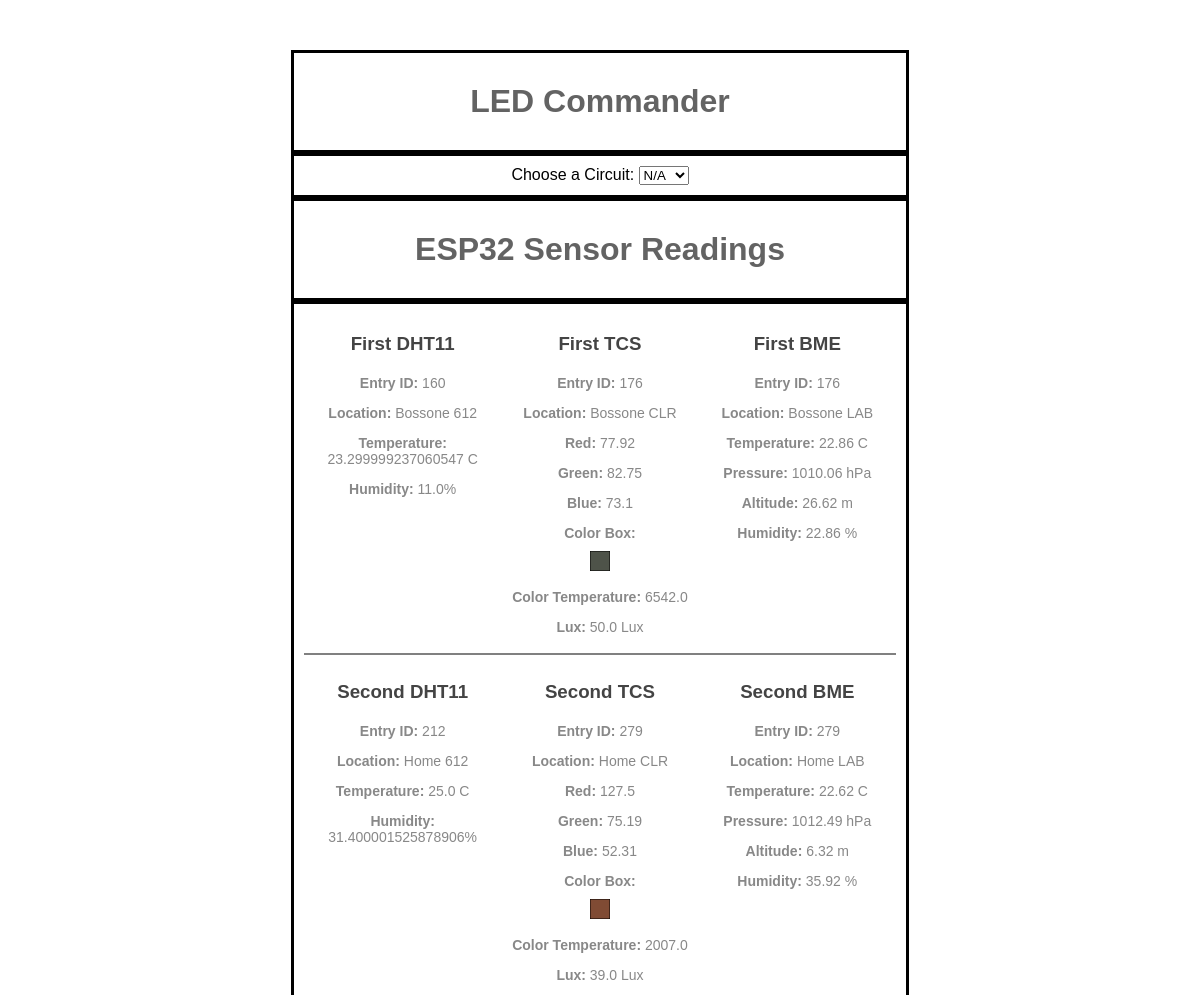
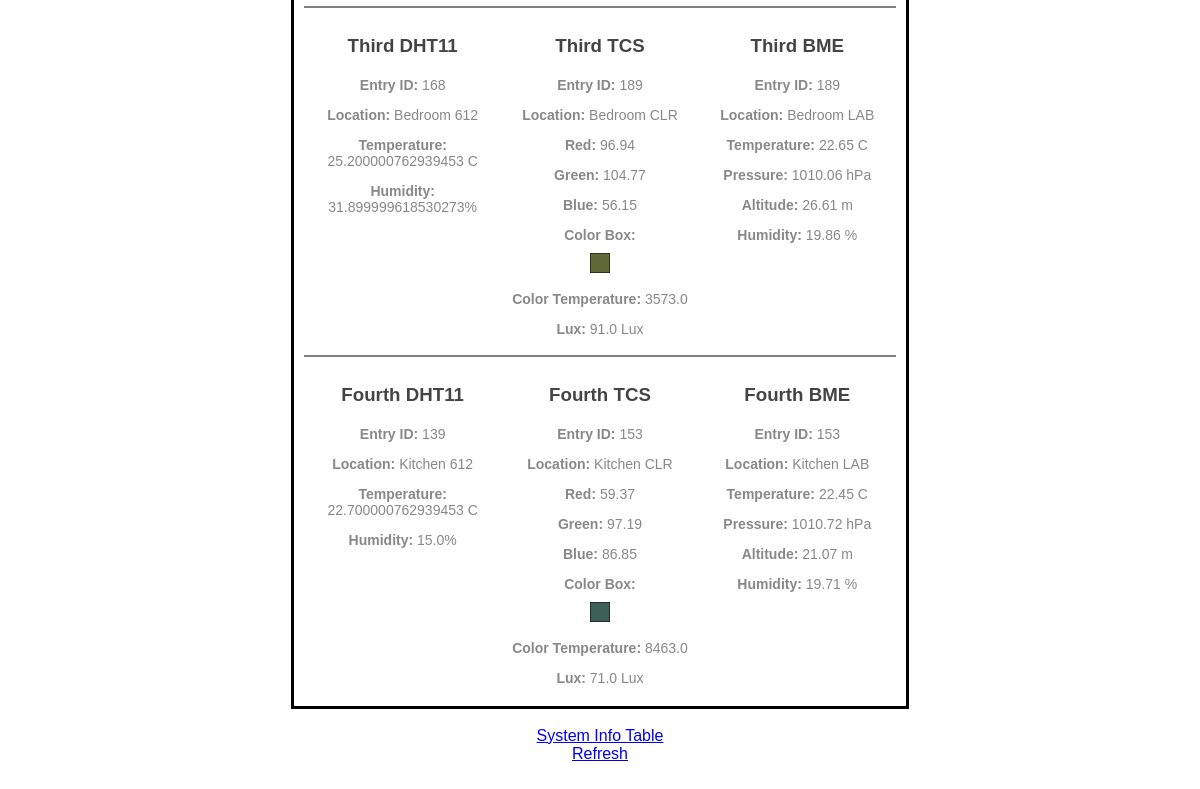
Before: / with the older database file (2 pictures, top to bottom).
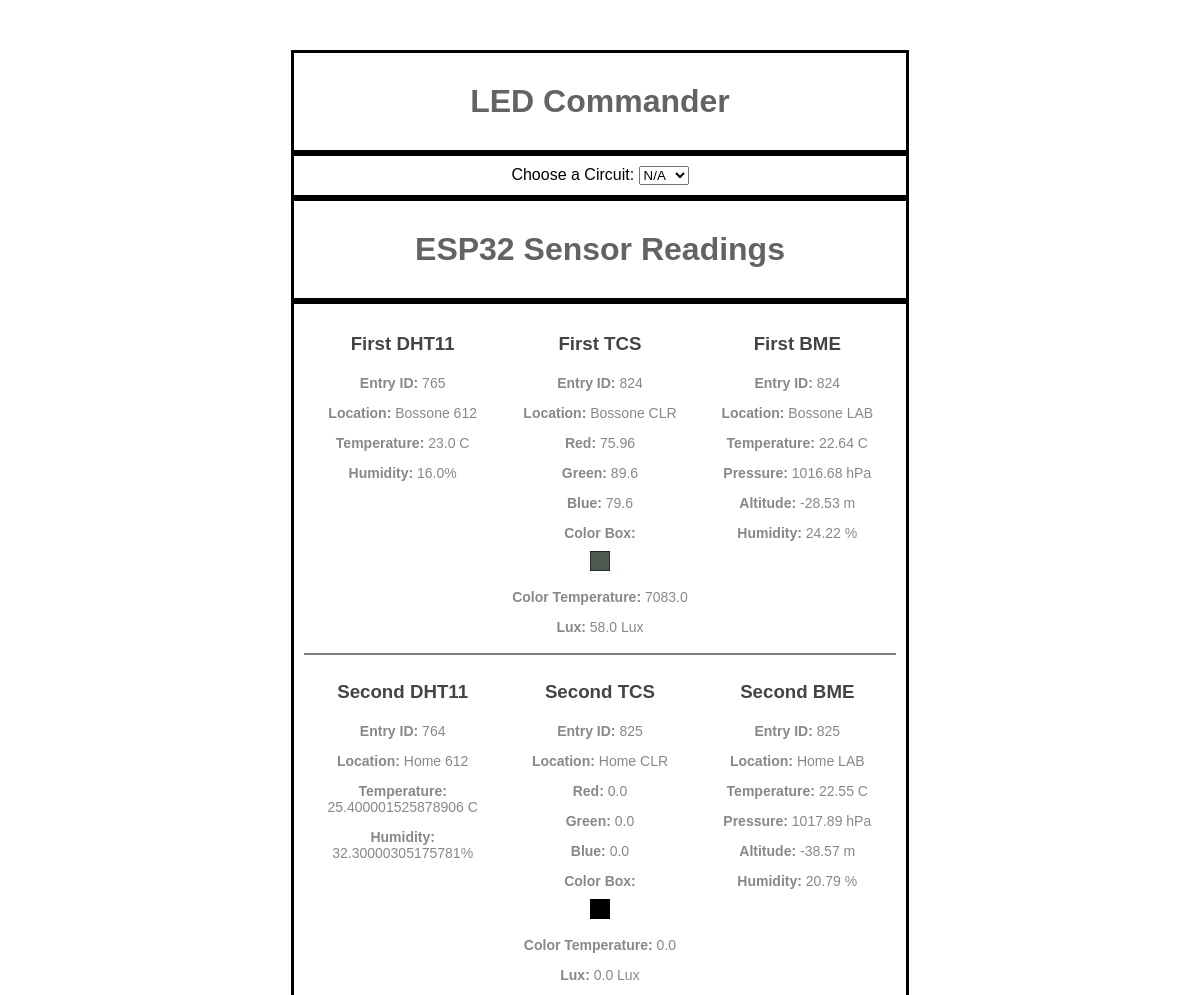
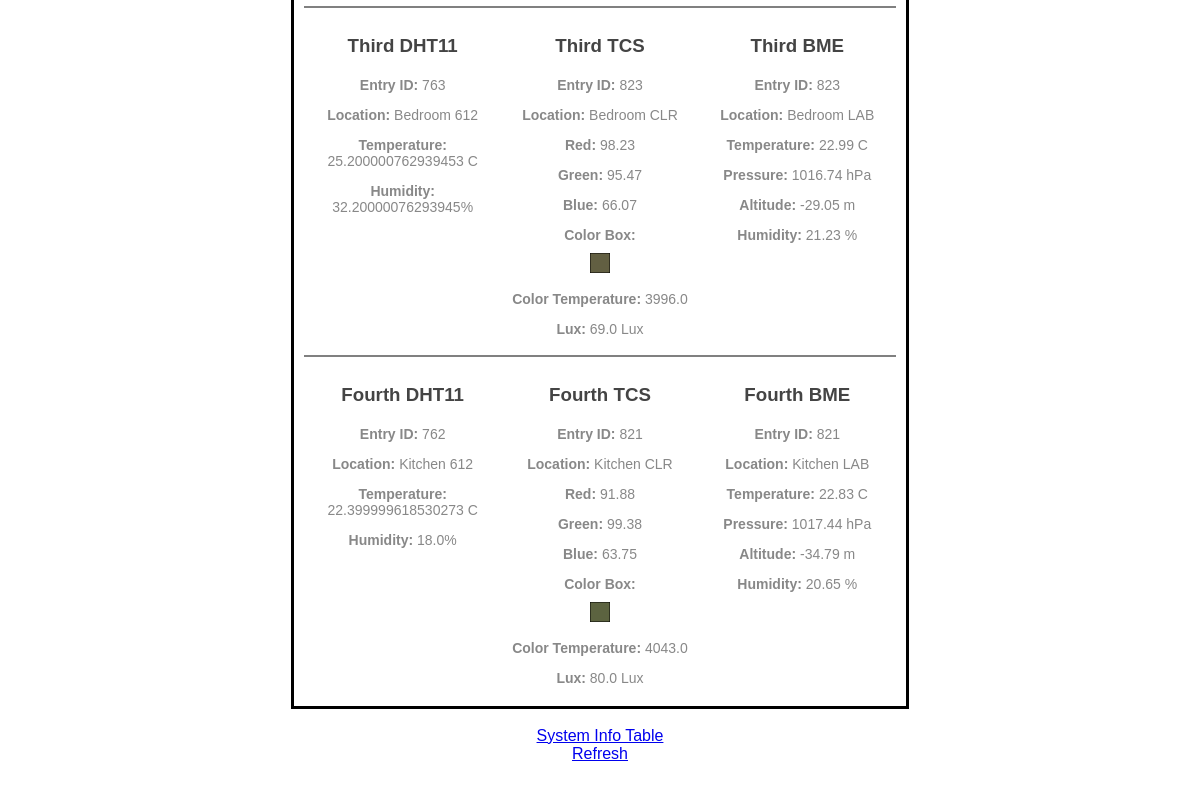
After: the same page with the newer database file (2 pictures, top to bottom).
### database.py (models this page shows, shortened)
class Post_DHT(db.Model):
    __tablename__ = 'post_DHT'
    id = db.Column(db.Integer, primary_key=True)
    date_posted = db.Column(db.DateTime, nullable=False, default=datetime.now())
    temperature = db.Column(db.Float, nullable=False)
    humidity = db.Column(db.Float, nullable=False)
    sensor_id = db.Column(db.Integer, db.ForeignKey('sensor.id'), nullable=False)

class Post_TCS(db.Model):
    __tablename__ = 'post_TCS'
    id = db.Column(db.Integer, primary_key=True)
    date_posted = db.Column(db.DateTime, nullable=False, default=datetime.now())
    red = db.Column(db.Float, nullable=False)
    green = db.Column(db.Float, nullable=False)
    blue = db.Column(db.Float, nullable=False)
    clr_temp = db.Column(db.Float, nullable=False)
    lux = db.Column(db.Float, nullable=False)
    sensor_id = db.Column(db.Integer, db.ForeignKey('sensor.id'), nullable=False)

class Post_BME(db.Model):
    __tablename__ = 'post_BME'
    id = db.Column(db.Integer, primary_key=True)
    date_posted = db.Column(db.DateTime, nullable=False, default=datetime.now())
    temperature = db.Column(db.Float, nullable=False)
    pressure = db.Column(db.Float, nullable=False)
    altitude = db.Column(db.Float, nullable=False)
    humidity = db.Column(db.Float, nullable=False)
    sensor_id = db.Column(db.Integer, db.ForeignKey('sensor.id'), nullable=False)

### database.py (the view)
@app.route('/', methods=["POST", "GET"])
def setLED():
    if request.method == "POST":
        circuit_id = None
        if (request.form.get("circuits") is None):
            return
        else:
            circuit_id = request.form.get("circuits")
        if (circuit_id[2] == "1"):
            if request.form.get("c1_redled"):
                c1_red_led_val = 1
            else:
                c1_red_led_val = 0
            if not (request.form["c1_blueled"]):
                c1_blue_led_val = 0
            else:
                c1_blue_led_val = int(request.form["c1_blueled"])
            data1 = json.dumps({
                    'redled': c1_red_led_val,
                    'blueled': c1_blue_led_val
            })
            try:
                r1 = requests.post("http://" + dic_cid_to_ip[circuit_id] + '/led_set_post', data=data1)
            except KeyError:
                print("Key:",circuit_id,"does not exist.")
        elif (circuit_id[2] == "2"):
            if not (request.form["c2_redled"]):
                c2_red_led_val = 0
            else:
                c2_red_led_val = int(request.form["c2_redled"])
            if not (request.form["c2_greenled"]):
                c2_green_led_val = 0
            else:
                c2_green_led_val = int(request.form["c2_greenled"])
            if not (request.form["c2_blueled"]):
                c2_blue_led_val = 0
            else:
                c2_blue_led_val = int(request.form["c2_blueled"])
            data2 = json.dumps({
                    'redled': c2_red_led_val,
                    'greenled': c2_green_led_val,
                    'blueled': c2_blue_led_val
                })
            try:
                r2 = requests.post("http://" + dic_cid_to_ip[circuit_id] + '/led_set_post', data=data2)
            except KeyError:
                print("Key:",circuit_id,"cid does not exist.")
        data_list = []
        for sensor_idd in range(1,13):
            iv,sv = retrieve_latest_record(sensor_idd)
            if ((sensor_idd % 3) == 0):
                data_list.append(sv)
            elif ((sensor_idd % 3) == 1):
                data_list.append(iv)
            elif ((sensor_idd % 3) == 2):
                data_list.append(sv)
        return render_template('Latest_Info_LED_Commander.html', data_list=data_list)
    else:
        data_list = []
        for sensor_idd in range(1,13):
            iv,sv = retrieve_latest_record(sensor_idd)
            if ((sensor_idd % 3) == 0):
                data_list.append(sv)
            elif ((sensor_idd % 3) == 1):
                data_list.append(iv)
            elif ((sensor_idd % 3) == 2):
                data_list.append(sv)
        return render_template('Latest_Info_LED_Commander.html', data_list=data_list)

### templates/Latest_Info_LED_Commander.html (shortened to what the changed rows need)
<!DOCTYPE html>
<html>
<head>
</head>
<body onload="onlodfunction()">
<div class="teetle">
	<h1>LED Commander</h1>
</div>
<div class="teetle">
    <h1> ESP32 Sensor Readings</h1>
</div>
<div class="teetle">
    <div class="row">
        <div class="column">
            <h3> First DHT11 </h3>
            <p> <b>Entry ID:</b> {{data_list[0].id}} </p>
            <p> <b>Location:</b> {{data_list[0].location_dht}} </p>
            <p> <b>Temperature:</b> {{data_list[0].temperature}} C</p>
            <p> <b>Humidity:</b> {{data_list[0].humidity}}%</p>
        </div>
        <div class="column">
            <h3> First TCS </h3>
            <p> <b>Entry ID:</b> {{data_list[1].id_tcs}} </p>
            <p> <b>Location:</b> {{data_list[1].location_tcs}} </p>
            <p> <b>Red:</b> {{data_list[1].red}} </p>
            <p> <b>Green:</b> {{data_list[1].green}} </p>
            <p> <b>Blue:</b> {{data_list[1].blue}} </p>
            <p> <b>Color Box:</b></p>
            <svg width="20" height="20" xmlns="http://www.w3.org/2000/svg">
                <title>box</title>
                <g id="Color_Box">
                    <title>Color_Box</title>
                    <rect id="svg_1" height="20" width="20" y="0" x="0" stroke="#000" fill="rgb({{data_list[1].red}},{{data_list[1].green}},{{data_list[1].blue}})"/>
                </g>
            </svg>
            <p> <b>Color Temperature:</b> {{data_list[1].clr_temp}} </p>
            <p> <b>Lux:</b> {{data_list[1].lux}} Lux</p>
        </div>
        <div class="column">
            <h3> First BME </h3>
            <p> <b>Entry ID:</b> {{data_list[2].id_bme}} </p>
            <p> <b>Location:</b> {{data_list[2].location_bme}} </p>
            <p> <b>Temperature:</b> {{data_list[2].temperature}} C</p>
            <p> <b>Pressure:</b> {{data_list[2].pressure}} hPa</p>
            <p> <b>Altitude:</b> {{data_list[2].altitude}} m</p>
            <p> <b>Humidity:</b> {{data_list[2].humidity}} %</p>
        </div>
    </div>
    <div class="row">
        <div class="column">
            <h3> Second DHT11 </h3>
            <p> <b>Entry ID:</b> {{data_list[3].id}} </p>
            <p> <b>Location:</b> {{data_list[3].location_dht}} </p>
            <p> <b>Temperature:</b> {{data_list[3].temperature}} C</p>
            <p> <b>Humidity:</b> {{data_list[3].humidity}}%</p>
        </div>
        <div class="column">
            <h3> Second TCS </h3>
            <p> <b>Entry ID:</b> {{data_list[4].id_tcs}} </p>
            <p> <b>Location:</b> {{data_list[4].location_tcs}} </p>
            <p> <b>Red:</b> {{data_list[4].red}} </p>
            <p> <b>Green:</b> {{data_list[4].green}} </p>
            <p> <b>Blue:</b> {{data_list[4].blue}} </p>
            <p> <b>Color Box:</b></p>
            <svg width="20" height="20" xmlns="http://www.w3.org/2000/svg">
                <title>box</title>
                <g id="Color_Box">
                    <title>Color_Box</title>
                    <rect id="svg_1" height="20" width="20" y="0" x="0" stroke="#000" fill="rgb({{data_list[4].red}},{{data_list[4].green}},{{data_list[4].blue}})"/>
                </g>
            </svg>
            <p> <b>Color Temperature:</b> {{data_list[4].clr_temp}} </p>
            <p> <b>Lux:</b> {{data_list[4].lux}} Lux</p>
        </div>
        <div class="column">
            <h3> Second BME </h3>
            <p> <b>Entry ID:</b> {{data_list[5].id_bme}} </p>
            <p> <b>Location:</b> {{data_list[5].location_bme}} </p>
            <p> <b>Temperature:</b> {{data_list[5].temperature}} C</p>
            <p> <b>Pressure:</b> {{data_list[5].pressure}} hPa</p>
            <p> <b>Altitude:</b> {{data_list[5].altitude}} m</p>
            <p> <b>Humidity:</b> {{data_list[5].humidity}} %</p>
        </div>
    </div>
    <div class="row">
        <div class="column">
            <h3> Third DHT11 </h3>
            <p> <b>Entry ID:</b> {{data_list[6].id}} </p>
            <p> <b>Location:</b> {{data_list[6].location_dht}} </p>
            <p> <b>Temperature:</b> {{data_list[6].temperature}} C</p>
            <p> <b>Humidity:</b> {{data_list[6].humidity}}%</p>
        </div>
        <div class="column">
            <h3> Third TCS </h3>
            <p> <b>Entry ID:</b> {{data_list[7].id_tcs}} </p>
            <p> <b>Location:</b> {{data_list[7].location_tcs}} </p>
            <p> <b>Red:</b> {{data_list[7].red}} </p>
            <p> <b>Green:</b> {{data_list[7].green}} </p>
            <p> <b>Blue:</b> {{data_list[7].blue}} </p>
            <p> <b>Color Box:</b></p>
            <svg width="20" height="20" xmlns="http://www.w3.org/2000/svg">
                <title>box</title>
                <g id="Color_Box">
                    <title>Color_Box</title>
                    <rect id="svg_1" height="20" width="20" y="0" x="0" stroke="#000" fill="rgb({{data_list[7].red}},{{data_list[7].green}},{{data_list[7].blue}})"/>
                </g>
            </svg>
            <p> <b>Color Temperature:</b> {{data_list[7].clr_temp}} </p>
            <p> <b>Lux:</b> {{data_list[7].lux}} Lux</p>
        </div>
        <div class="column">
            <h3> Third BME </h3>
            <p> <b>Entry ID:</b> {{data_list[8].id_bme}} </p>
            <p> <b>Location:</b> {{data_list[8].location_bme}} </p>
            <p> <b>Temperature:</b> {{data_list[8].temperature}} C</p>
            <p> <b>Pressure:</b> {{data_list[8].pressure}} hPa</p>
            <p> <b>Altitude:</b> {{data_list[8].altitude}} m</p>
            <p> <b>Humidity:</b> {{data_list[8].humidity}} %</p>
        </div>
    </div>
    <div class="row">
        <div class="column">
            <h3> Fourth DHT11 </h3>
            <p> <b>Entry ID:</b> {{data_list[9].id}} </p>
            <p> <b>Location:</b> {{data_list[9].location_dht}} </p>
            <p> <b>Temperature:</b> {{data_list[9].temperature}} C</p>
            <p> <b>Humidity:</b> {{data_list[9].humidity}}%</p>
        </div>
        <div class="column">
            <h3> Fourth TCS </h3>
            <p> <b>Entry ID:</b> {{data_list[10].id_tcs}} </p>
            <p> <b>Location:</b> {{data_list[10].location_tcs}} </p>
            <p> <b>Red:</b> {{data_list[10].red}} </p>
            <p> <b>Green:</b> {{data_list[10].green}} </p>
            <p> <b>Blue:</b> {{data_list[10].blue}} </p>
            <p> <b>Color Box:</b></p>
            <svg width="20" height="20" xmlns="http://www.w3.org/2000/svg">
                <title>box</title>
                <g id="Color_Box">
                    <title>Color_Box</title>
                    <rect id="svg_1" height="20" width="20" y="0" x="0" stroke="#000" fill="rgb({{data_list[10].red}},{{data_list[10].green}},{{data_list[10].blue}})"/>
                </g>
            </svg>
            <p> <b>Color Temperature:</b> {{data_list[10].clr_temp}} </p>
            <p> <b>Lux:</b> {{data_list[10].lux}} Lux</p>
        </div>
        <div class="column">
            <h3> Fourth BME </h3>
            <p> <b>Entry ID:</b> {{data_list[11].id_bme}} </p>
            <p> <b>Location:</b> {{data_list[11].location_bme}} </p>
            <p> <b>Temperature:</b> {{data_list[11].temperature}} C</p>
            <p> <b>Pressure:</b> {{data_list[11].pressure}} hPa</p>
            <p> <b>Altitude:</b> {{data_list[11].altitude}} m</p>
            <p> <b>Humidity:</b> {{data_list[11].humidity}} %</p>
        </div>
    </div>
</div>
<br>
<br>
<br>
<br>
</body>
</html>

Changed rows visible on the page:
no longer on this page (row unchanged): Post_DHT: temperature "23.299999237060547", humidity "11.0"
no longer on this page (row unchanged): Post_TCS: red "77.92", green "82.75", blue "73.1", clr_temp "6542.0", lux "50.0"
no longer on this page (row unchanged): Post_BME: temperature "22.86", pressure "1010.06", altitude "26.62", humidity "22.86"
no longer on this page (row unchanged): Post_DHT: temperature "25.0", humidity "31.400001525878906"
no longer on this page (row unchanged): Post_TCS: id "279", red "127.5", green "75.19", blue "52.31", clr_temp "2007.0", lux "39.0"
no longer on this page (row unchanged): Post_BME: id "279", temperature "22.62", pressure "1012.49", altitude "6.32", humidity "35.92"
no longer on this page (row unchanged): Post_DHT: temperature "25.200000762939453", humidity "31.899999618530273"
no longer on this page (row unchanged): Post_TCS: red "96.94", green "104.77", blue "56.15", clr_temp "3573.0", lux "91.0"
no longer on this page (row unchanged): Post_BME: temperature "22.65", pressure "1010.06", altitude "26.61", humidity "19.86"
no longer on this page (row unchanged): Post_DHT: temperature "22.700000762939453", humidity "15.0"
no longer on this page (row unchanged): Post_TCS: red "59.37", green "97.19", blue "86.85", clr_temp "8463.0", lux "71.0"
no longer on this page (row unchanged): Post_BME: temperature "22.45", pressure "1010.72", altitude "21.07", humidity "19.71"
added Post_DHT: id "765", temperature "23.0", humidity "16.0"
added Post_TCS: id "824", red "75.96", green "89.6", blue "79.6", clr_temp "7083.0", lux "58.0"
added Post_BME: id "824", temperature "22.64", pressure "1016.68", altitude "-28.53", humidity "24.22"
added Post_DHT: id "764", temperature "25.400001525878906", humidity "32.30000305175781"
added Post_TCS: id "825", red "0.0", green "0.0", blue "0.0", clr_temp "0.0", lux "0.0"
added Post_BME: id "825", temperature "22.55", pressure "1017.89", altitude "-38.57", humidity "20.79"
added Post_DHT: id "763", temperature "25.200000762939453", humidity "32.20000076293945"
added Post_TCS: id "823", red "98.23", green "95.47", blue "66.07", clr_temp "3996.0", lux "69.0"
added Post_BME: id "823", temperature "22.99", pressure "1016.74", altitude "-29.05", humidity "21.23"
added Post_DHT: id "762", temperature "22.399999618530273", humidity "18.0"
added Post_TCS: id "821", red "91.88", green "99.38", blue "63.75", clr_temp "4043.0", lux "80.0"
added Post_BME: id "821", temperature "22.83", pressure "1017.44", altitude "-34.79", humidity "20.65"
Other visible differences:
{{ data_list[0].id }}: "160" → (not shown)
{{ data_list[1].id_tcs }}: "176" → (not shown)
{{ data_list[2].id_bme }}: "176" → (not shown)
{{ data_list[3].id }}: "212" → (not shown)
{{ data_list[6].id }}: "168" → (not shown)
{{ data_list[7].id_tcs }}: "189" → (not shown)
{{ data_list[8].id_bme }}: "189" → (not shown)
{{ data_list[9].id }}: "139" → (not shown)
{{ data_list[10].id_tcs }}: "153" → (not shown)
{{ data_list[11].id_bme }}: "153" → (not shown)
